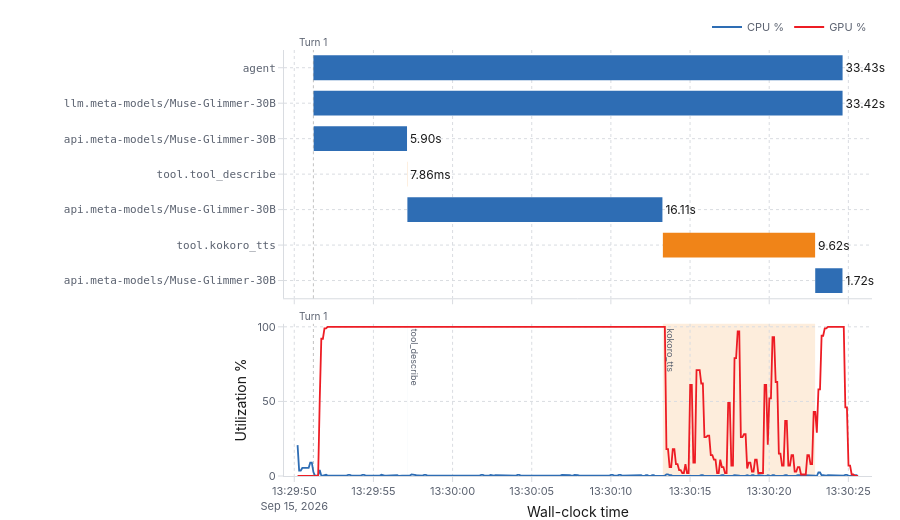

Notebook cell for this chart:
### Code cell
import importlib, sys, os, logging, warnings

sys.path.insert(0, os.path.abspath("utils"))

logging.disable(logging.WARNING) 
warnings.filterwarnings("ignore") 

import hermes_profiler
importlib.reload(hermes_profiler)

SESSION_ID = None # a run ID, or None to auto-fetch the latest session
hermes_profiler.show_session_overview(SESSION_ID) 

logging.disable(logging.NOTSET)

### Figure 1 — Plotly figure (JSON) as saved in the notebook; plotly's stock layout.template omitted (floating-point values rounded to 4 significant figures; data arrays with more than 128 entries replaced by an {"elided": "..."} marker saying what was removed)
{"data": [{"base": ["2026-09-15T13:29:51.208912746", "2026-09-15T13:29:51.213800211", "2026-09-15T13:29:51.227114649", "2026-09-15T13:29:57.131565051", "2026-09-15T13:29:57.145560402", "2026-09-15T13:30:13.283284544", "2026-09-15T13:30:22.906467429"], "cliponaxis": false, "hoverinfo": "text", "hovertext": ["<b>agent</b><br>turn: 1<br>type: AGENT<br>start: 13:29:51.208<br>duration: 33.43s", "<b>llm.meta-models/Muse-Glimmer-30B</b><br>turn: 1<br>type: LLM<br>start: 13:29:51.213<br>duration: 33.42s", "<b>api.meta-models/Muse-Glimmer-30B</b><br>turn: 1<br>type: LLM<br>start: 13:29:51.227<br>duration: 5.90s", "<b>tool.tool_describe</b><br>turn: 1<br>type: TOOL<br>start: 13:29:57.131<br>duration: 7.86ms", "<b>api.meta-models/Muse-Glimmer-30B</b><br>turn: 1<br>type: LLM<br>start: 13:29:57.145<br>duration: 16.11s", "<b>tool.kokoro_tts</b><br>turn: 1<br>type: TOOL<br>start: 13:30:13.283<br>duration: 9.62s", "<b>api.meta-models/Muse-Glimmer-30B</b><br>turn: 1<br>type: LLM<br>start: 13:30:22.906<br>duration: 1.72s"], "marker": {"color": ["#2E6DB4", "#2E6DB4", "#2E6DB4", "#F08418", "#2E6DB4", "#F08418", "#2E6DB4"]}, "orientation": "h", "showlegend": false, "text": ["33.43s", "33.42s", "5.90s", "7.86ms", "16.11s", "9.62s", "1.72s"], "textposition": "outside", "type": "bar", "x": [33430.0, 33420.0, 5895.0, 7.863, 16110.0, 9616.0, 1722.0], "xaxis": "x", "y": [0, 1, 2, 3, 4, 5, 6], "yaxis": "y"}, {"hovertemplate": "CPU %{y:.1f}%<br>%{x|%H:%M:%S.%L}<extra></extra>", "line": {"color": "#2E6DB4", "width": 1.8}, "mode": "lines", "name": "CPU %", "type": "scatter", "x": {"elided": "355 str values"}, "xaxis": "x2", "y": {"elided": "355 float values"}, "yaxis": "y2"}, {"hovertemplate": "GPU %{y:.1f}%<br>%{x|%H:%M:%S.%L}<extra></extra>", "line": {"color": "#ED1C24", "width": 1.8}, "mode": "lines", "name": "GPU %", "type": "scatter", "x": {"elided": "355 str values"}, "xaxis": "x2", "y": {"elided": "355 float values"}, "yaxis": "y2"}], "layout": {"annotations": [{"font": {"color": "#5B6270", "size": 9}, "showarrow": false, "text": "tool_describe", "textangle": 90, "x": "2026-09-15T13:29:57.131565051", "xanchor": "left", "xref": "x2", "y": 100, "yanchor": "top", "yref": "y2"}, {"font": {"color": "#5B6270", "size": 9}, "showarrow": false, "text": "kokoro_tts", "textangle": 90, "x": "2026-09-15T13:30:13.283284544", "xanchor": "left", "xref": "x2", "y": 100, "yanchor": "top", "yref": "y2"}, {"font": {"color": "#5B6270", "size": 10}, "showarrow": false, "text": "Turn 1", "x": "2026-09-15T13:29:51.208912746", "xanchor": "center", "xref": "x", "y": 1, "yanchor": "bottom", "yref": "y domain"}, {"font": {"color": "#5B6270", "size": 10}, "showarrow": false, "text": "Turn 1", "x": "2026-09-15T13:29:51.208912746", "xanchor": "center", "xref": "x2", "y": 1, "yanchor": "bottom", "yref": "y2 domain"}], "bargap": 0.3, "font": {"color": "#1A1A1A", "family": "-apple-system, BlinkMacSystemFont, \"Segoe UI\", Roboto, Helvetica, Arial, sans-serif", "size": 12}, "height": 520, "hoverlabel": {"bgcolor": "#FFFFFF", "bordercolor": "#D9DCE1", "font": {"color": "#1A1A1A", "size": 12}}, "hovermode": "x unified", "legend": {"bgcolor": "rgba(0,0,0,0)", "borderwidth": 0, "font": {"color": "#5B6270", "size": 11}, "orientation": "h", "x": 1, "xanchor": "right", "y": 1.02, "yanchor": "bottom"}, "margin": {"b": 44, "l": 284, "r": 28, "t": 48}, "paper_bgcolor": "#FFFFFF", "plot_bgcolor": "#FFFFFF", "shapes": [{"fillcolor": "rgba(46,109,180,0.13)", "layer": "below", "line": {"width": 0}, "opacity": 1, "type": "rect", "x0": "2026-09-15T13:29:57.131565051", "x1": "2026-09-15T13:29:57.141565051", "xref": "x2", "y0": 0, "y1": 1, "yref": "y2 domain"}, {"fillcolor": "rgba(240,132,24,0.15)", "layer": "below", "line": {"width": 0}, "opacity": 1, "type": "rect", "x0": "2026-09-15T13:30:13.283284544", "x1": "2026-09-15T13:30:22.899284544", "xref": "x2", "y0": 0, "y1": 1, "yref": "y2 domain"}, {"line": {"color": "rgba(120,120,120,0.45)", "dash": "dot", "width": 1}, "type": "line", "x0": "2026-09-15T13:29:51.208912746", "x1": "2026-09-15T13:29:51.208912746", "xref": "x", "y0": 0, "y1": 1, "yref": "y domain"}, {"line": {"color": "rgba(120,120,120,0.45)", "dash": "dot", "width": 1}, "type": "line", "x0": "2026-09-15T13:29:51.208912746", "x1": "2026-09-15T13:29:51.208912746", "xref": "x2", "y0": 0, "y1": 1, "yref": "y2 domain"}], "xaxis": {"anchor": "y", "domain": [0, 1], "gridcolor": "#D9DCE1", "griddash": "dot", "linecolor": "#D9DCE1", "matches": "x2", "showticklabels": false, "tickcolor": "#D9DCE1", "tickfont": {"color": "#5B6270", "size": 11}, "ticks": "outside", "type": "date", "zeroline": false}, "xaxis2": {"anchor": "y2", "domain": [0, 1], "gridcolor": "#D9DCE1", "griddash": "dot", "linecolor": "#D9DCE1", "tickcolor": "#D9DCE1", "tickfont": {"color": "#5B6270", "size": 11}, "ticks": "outside", "title": {"text": "Wall-clock time"}, "type": "date", "zeroline": false}, "yaxis": {"anchor": "x", "automargin": true, "autorange": "reversed", "domain": [0.4172, 1], "gridcolor": "#D9DCE1", "griddash": "dot", "linecolor": "#D9DCE1", "tickcolor": "#D9DCE1", "tickfont": {"color": "#5B6270", "family": "monospace", "size": 11}, "tickmode": "array", "ticks": "outside", "ticktext": ["agent", "    llm.meta-models/Muse-Glimmer-30B", "        api.meta-models/Muse-Glimmer-30B", "        tool.tool_describe", "        api.meta-models/Muse-Glimmer-30B", "        tool.kokoro_tts", "        api.meta-models/Muse-Glimmer-30B"], "tickvals": [0, 1, 2, 3, 4, 5, 6], "zeroline": false}, "yaxis2": {"anchor": "x2", "domain": [0, 0.3572], "gridcolor": "#D9DCE1", "griddash": "dot", "linecolor": "#D9DCE1", "range": [0, 102], "tickcolor": "#D9DCE1", "tickfont": {"color": "#5B6270", "size": 11}, "ticks": "outside", "title": {"text": "Utilization %"}, "zeroline": false}}}
